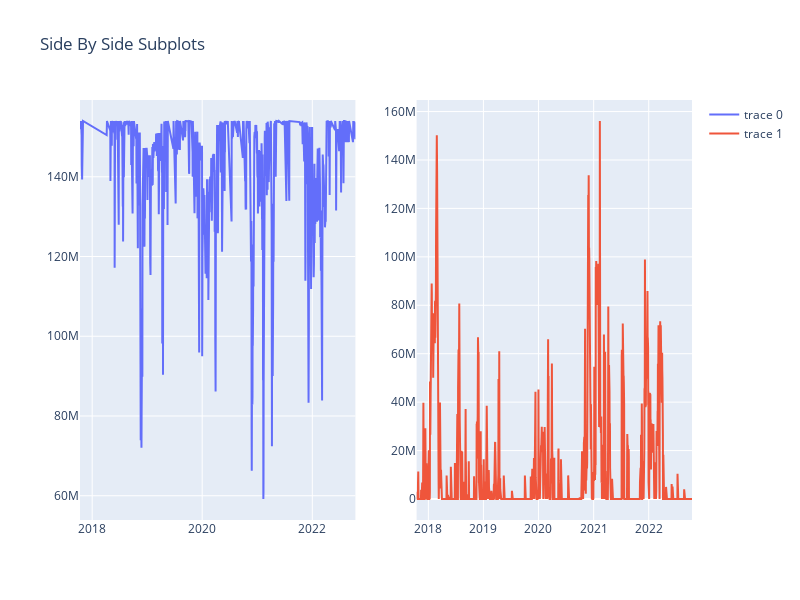

Notebook code cell kept with this figure:
### Code cell
plotly_subplot_values(firm_availible_data,physical_flow_data)

### Figure 1 — Plotly figure (JSON) as saved in the notebook; plotly's stock layout.template omitted (floating-point values rounded to 4 significant figures; data arrays with more than 128 entries replaced by an {"elided": "..."} marker saying what was removed)
{"data": [{"type": "scatter", "x": {"elided": "931 str values"}, "xaxis": "x", "y": {"elided": "931 int values"}, "yaxis": "y"}, {"type": "scatter", "x": {"elided": "1827 str values"}, "xaxis": "x2", "y": {"elided": "1827 int values"}, "yaxis": "y2"}], "layout": {"height": 600, "title": {"text": "Side By Side Subplots"}, "width": 800, "xaxis": {"anchor": "y", "domain": [0, 0.45]}, "xaxis2": {"anchor": "y2", "domain": [0.55, 1]}, "yaxis": {"anchor": "x", "domain": [0, 1]}, "yaxis2": {"anchor": "x2", "domain": [0, 1]}}}
